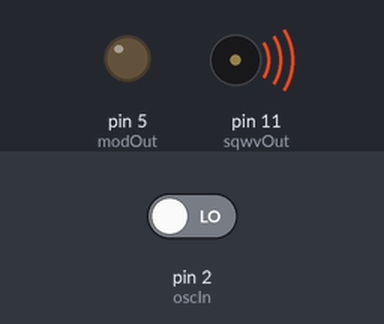
Recording of a sketch running on a simulated Arduino Uno, built with avr-gcc and run on an emulated ATmega328P. Parts: output pins drawn as LEDs (lit = HIGH), buzzer (waves = sounding). The inputs (shaded band) are chosen by the test bench; at power-on: pin 2 (oscIn) LOW.

Above: at 1.2 s.
1.3 s: pin 2 (oscIn) driven HIGH
At 2.3 s:
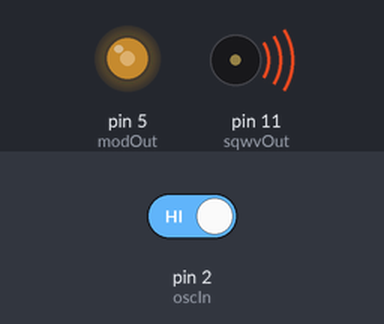
Timing chart, 0 to 4.3 s (numbered marks = the images above; inputs shaded):
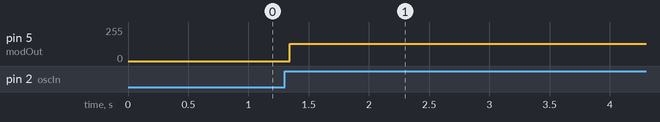

Measured:
- after the input at 1.3 s, pin 5 (modOut): 0/255 → 128/255 at once

The sketch:

Lab5.ino
```cpp
#include "timer.h"

// Define pin numbers for ease of use
#define resetOut (8)
#define oscIn (2)
#define sqwvOut (11)
#define modOut (5)

void setup() {
	// Initiate pins to appropriate IO mode
	pinMode(resetOut, OUTPUT);
	pinMode(sqwvOut, OUTPUT);
	pinMode(modOut, OUTPUT);
	pinMode(oscIn, INPUT);

	// Set Timer2 to CTC mode, f/32 prescale
	timer_set_prescale(PRESCALE_32);
	timer_set_mode(TIMER_CTC);

	// Set Timer2 limit to 85, toggle mode
	timer_set_compare_a(85);
	timer_on_compare_a(TIMER_COMPARE_TOGGLE);

	// Enable timer interrupt
	bit_set(TIMSK2, OCIE2A);
}

void loop() {
	//Nothing here (yet)
}

bool sqwvToggle = true; // Used to generate the 3KHz square wave
unsigned int resetCounter = 0; // Used to reset the microphone input occasionally to prevent timeout

ISR(TIMER2_COMPA_vect) {
	// Generate squarewave signal whatsit
	sqwvToggle = !sqwvToggle;

	// Write out squarewave if signal recieved, else flatline
	if (digitalRead(oscIn) == HIGH) {
		digitalWrite(modOut, sqwvToggle);
	} else {
		digitalWrite(modOut, LOW);
	}

	// Add to the reset counter, after ~20sec, reset the signal briefly.
	resetCounter ++;
	if (resetCounter > 60000) {
		resetCounter = 0;
		digitalWrite(resetOut, HIGH);
		digitalWrite(resetOut, LOW);
	}
}
```

timer.h
```cpp
#ifndef __TIMER_H
#define __TIMER_H

#include <avr/io.h>
#include <avr/interrupt.h>

#define bit_get(byte, bit) (byte) & (1<<(bit))
#define bit_set(byte, bit) (byte) |= (1<<(bit))
#define bit_unset(byte, bit) (byte) &= ~(1<<(bit))

#define bit_set_cond(byte, bit, cond) \
    if (cond) bit_set(byte, bit); \
    else bit_unset(byte, bit)

/*
 * timer_set_prescale(PRESCALE_1);
 * timer_set_prescale(PRESCALE_128);
 */

/*
 * These are numbered 000 -> 111, which are what TCCR2B CS2[0-2] expects.
 */
typedef enum {
    PRESCALE_0,
    PRESCALE_1,
    PRESCALE_8,
    PRESCALE_32,
    PRESCALE_64,
    PRESCALE_128,
    PRESCALE_256,
    PRESCALE_1024,
} prescale_t;

static inline
void timer_set_prescale(prescale_t scale) {
    bit_set_cond(TCCR2B, CS20, scale & 1);
    bit_set_cond(TCCR2B, CS21, scale & 2);
    bit_set_cond(TCCR2B, CS22, scale & 4);
}

/*
 * Usage:
 * timer_set_mode(TIMER_NORMAL);
 */

typedef enum {
    TIMER_NORMAL,
    TIMER_PWM_MAX,
    TIMER_CTC,
    TIMER_PWM_FAST_MAX,
    _TIMER_INVALID1,
    TIMER_PWM,
    _TIMER_INVALID2,
    TIMER_PWM_FAST
} timer_mode_t;

static inline
void timer_set_mode(timer_mode_t mode) {
    bit_set_cond(TCCR2A, WGM20, mode & 1);
    bit_set_cond(TCCR2A, WGM21, mode & 2);
    bit_set_cond(TCCR2B, WGM22, mode & 4);
}

/*
 * Usage:
 * timer_on_compare_a(TIMER_COMPARE_NONE);
 * timer_on_compare_a(TIMER_COMPARE_TOGGLE);
 * timer_on_compare_a(TIMER_COMPARE_CLEAR);
 * timer_on_compare_a(TIMER_COMPARE_SET);
 */

typedef enum {
    TIMER_COMPARE_NONE,
    TIMER_COMPARE_TOGGLE,
    TIMER_COMPARE_CLEAR,
    TIMER_COMPARE_SET
} timer_compare_t;

static inline
void timer_on_compare_a(timer_compare_t action) {
    bit_set_cond(TCCR2A, COM2A0, action & 1);
    bit_set_cond(TCCR2A, COM2A1, action & 2);
}

static inline
void timer_on_compare_b(timer_compare_t action) {
    bit_set_cond(TCCR2A, COM2B0, action & 1);
    bit_set_cond(TCCR2A, COM2B1, action & 2);
}

static inline
void timer_set_compare_a(uint8_t value) {
    OCR2A = value;
}

static inline
void timer_set_compare_b(uint8_t value) {
    OCR2B = value;
}

#endif
```
